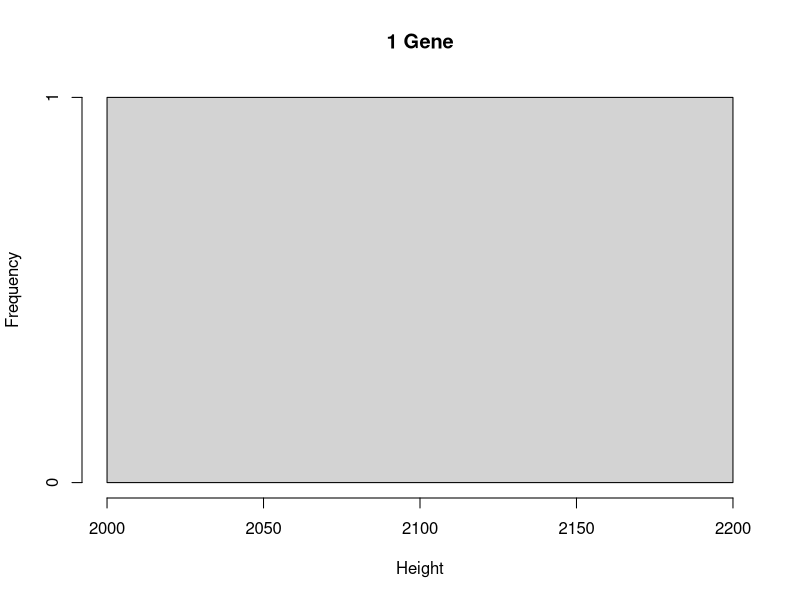
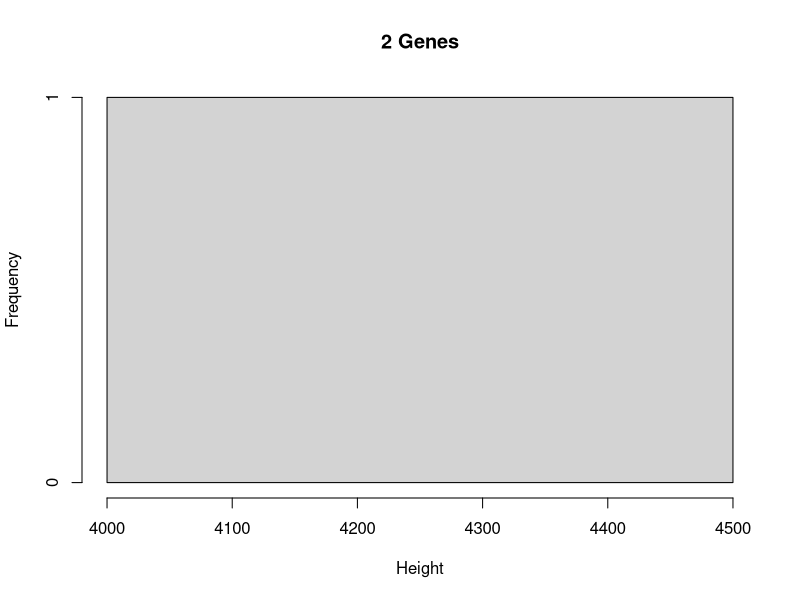
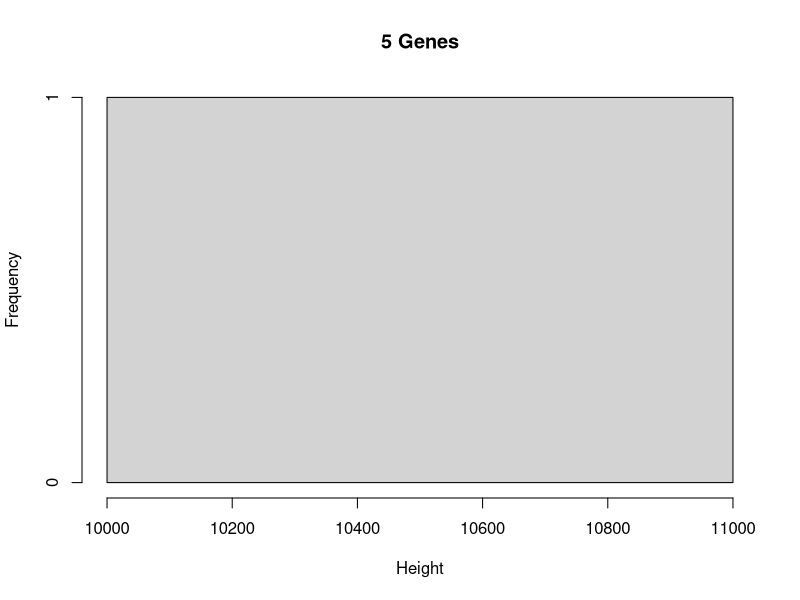

The R source for these figures, in order:
# Problem Set: Fundamentals of Statistics
# Problem Number 6
# Status: In Progress
# Heatherlee Leary
# hleary@arizona.edu



#### OBJECTIVES ##########################################################################################################

# Imagine height is genetically determined by the combined (that is, the sum) effect of several genes (polygenic trait). 
# Assume that each gene has an effect on height as a uniform distribution with min=1 and max=3. 
# Simulate an stochastic model of height for 1,000 random people based on 1 gene, 2 genes, and 5 genes. 
# As we increase the number of genes, what is the resulting height distribution?

##########################################################################################################################

height <- function(n_genes){
  sum(runif(n_genes * 1000, min= 1, max= 3))
}


hist(height(1), main="1 Gene", xlab="Height")
hist(height(2), main="2 Genes", xlab="Height")
hist(height(5), main="5 Genes", xlab="Height")

# As we increase the number of genes, what is the resulting height distribution?
# To be answered...